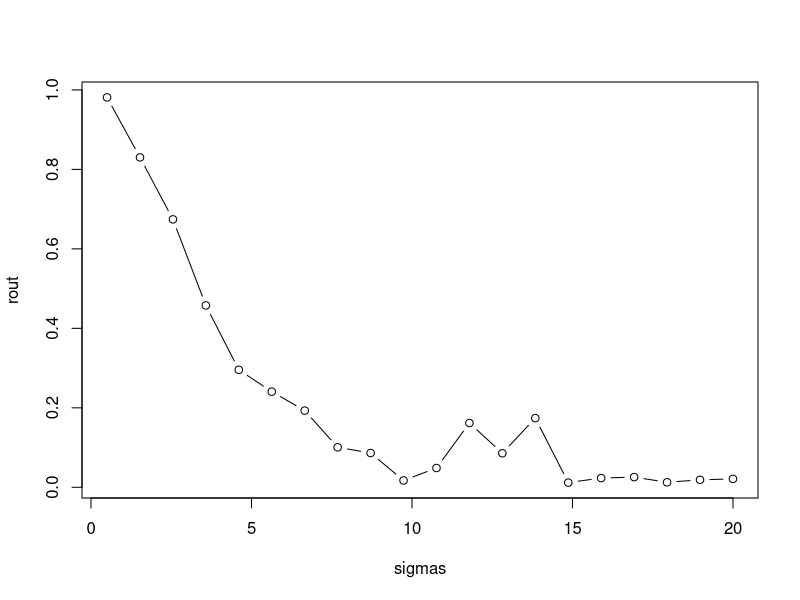
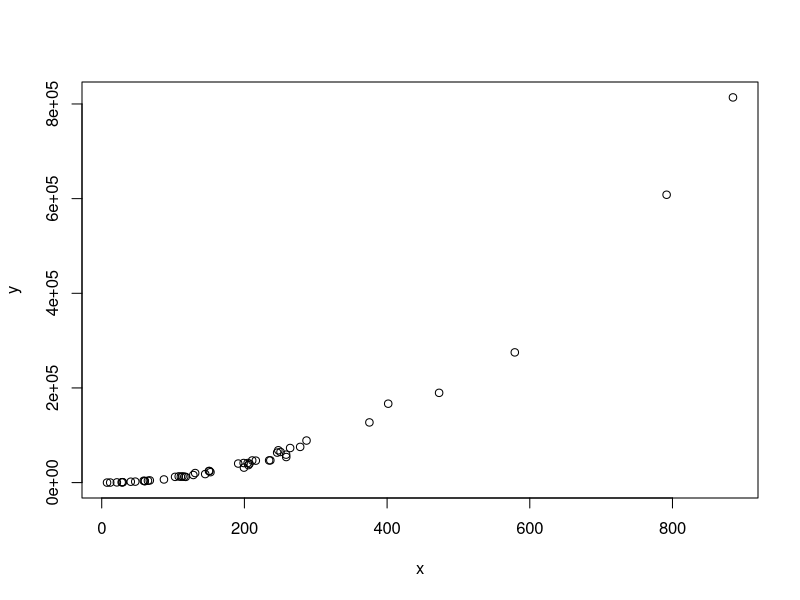
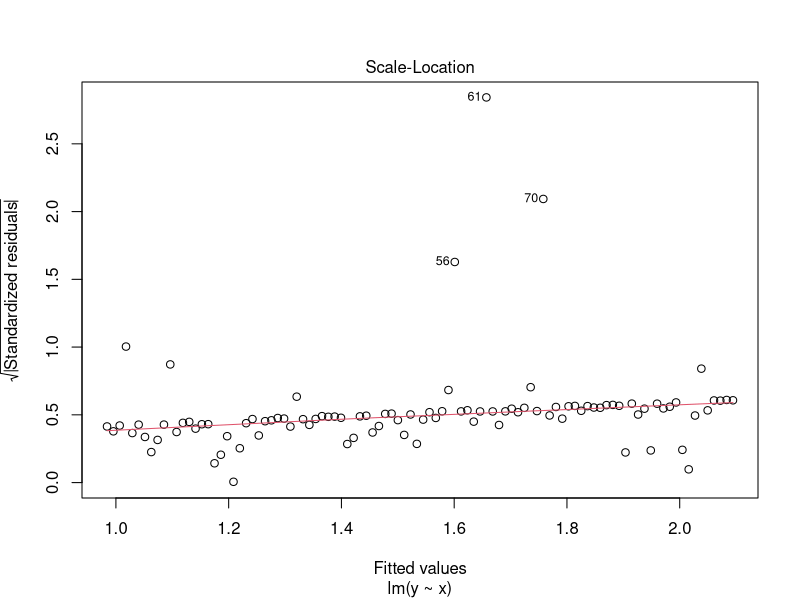
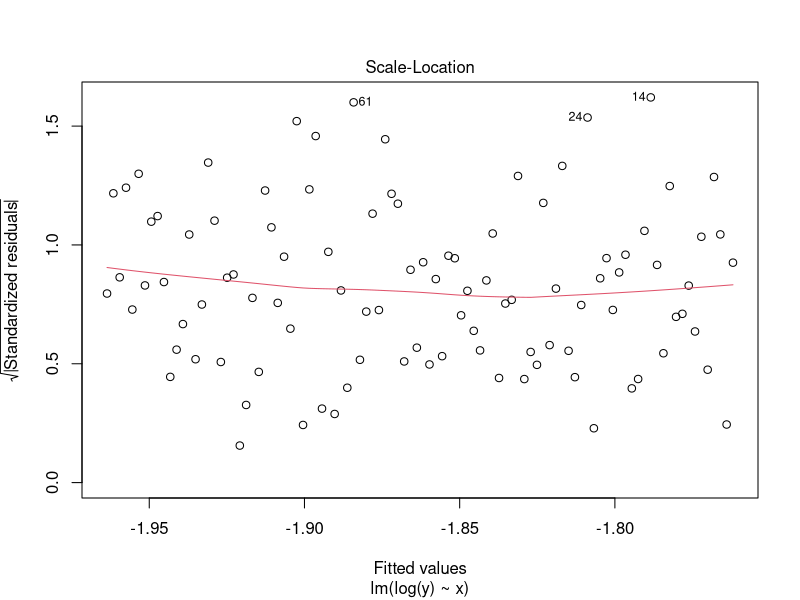

Here is the R script that generated these plots, in order:
## ---- chunk 1
x <- 1:20                        # independent variable
set.seed(1)                      # for reproducibility
y <- 2 + 0.5*x + rnorm(20,0,3)   # dependent variable
mod <- lm(y~x)                   # simple linear regression
summary(mod)$r.squared           # r-squared value
## ---- chunk 2
f <- mod$fitted.values       
mss <- sum((f - mean(f))^2) 
tss <- sum((y - mean(y))^2) 
mss/tss
## ---- chunk 3
r2.0 <- function(sig){
  x <- seq(1,10,length.out = 100)        
  y <- 2 + 1.2*x + rnorm(100,0,sd = sig) 
  summary(lm(y ~ x))$r.squared           
}

sigmas <- seq(0.5,20,length.out = 20)
rout <- sapply(sigmas, r2.0)
plot(rout ~ sigmas, type="b")
## ---- chunk 4
set.seed(1)
# our predictor is data from an exponential distribution
x <- rexp(50,rate=0.005)                     
# non-linear data generation
y <- (x-1)^2 * runif(50, min=0.8, max=1.2)   
plot(x,y) # clearly non-linear

## ---- chunk 5
summary(lm(y ~ x))$r.squared
## ---- chunk 6
x <- seq(1,10,length.out = 100)
set.seed(1)
y <- 2 + 1.2*x + rnorm(100,0,sd = 0.9)
mod1 <- lm(y ~ x)
summary(mod1)$r.squared
# Mean squared error
sum((fitted(mod1) - y)^2)/100 
## ---- chunk 7
# new range of x
x <- seq(1,2,length.out = 100)       
set.seed(1)
y <- 2 + 1.2*x + rnorm(100,0,sd = 0.9)
mod1 <- lm(y ~ x)
summary(mod1)$r.squared
# Mean squared error
sum((fitted(mod1) - y)^2)/100        
## ---- chunk 8
x <- seq(1,2,length.out = 100)
set.seed(1)
y <- exp(-2 - 0.09*x + rnorm(100,0,sd = 2.5))
summary(lm(y ~ x))$r.squared
plot(lm(y ~ x), which=3)
## ---- chunk 9
plot(lm(log(y)~x),which = 3) 
## ---- chunk 10
summary(lm(log(y)~x))$r.squared 

## ---- chunk 11
x <- seq(1,10,length.out = 100)
y <- 2 + 1.2*x + rnorm(100,0,sd = 2)
summary(lm(y ~ x))$r.squared
summary(lm(x ~ y))$r.squared
## ---- chunk 12
all.equal(cor(x,y)^2, 
          summary(lm(x ~ y))$r.squared, 
          summary(lm(y ~ x))$r.squared
          )

## ---- chunk 13
sessionInfo()
